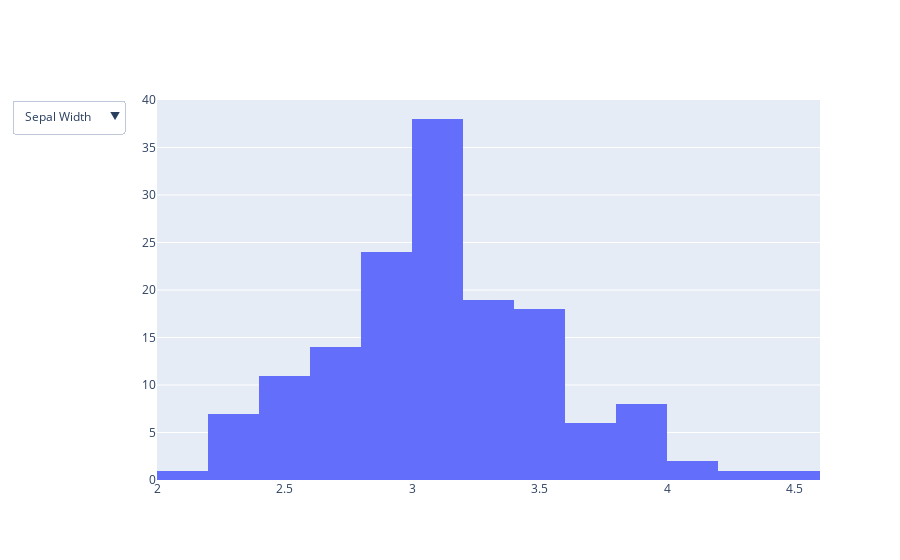

The code cell stored with this chart in its notebook:
### Code cell
fig=go.Figure()
fig.add_trace(go.Histogram(x=iris["sepal_width"],name="Sepal Width",visible=True))
fig.add_trace(go.Histogram(x=iris["sepal_length"],name="Sepal length",visible=False))
fig.add_trace(go.Histogram(x=iris["petal_width"],name="Petal Width",visible=False))
fig.add_trace(go.Histogram(x=iris["petal_length"],name="Petal Length",visible=False))

fig.update_layout(updatemenus=[
    dict(
        buttons=[
            go.layout.updatemenu.Button(
                label="Sepal Width",
                method="update",
                args=[{"visible": [True, False, False, False]}, 
                      {"title": {"text": "Distribution of Sepal Width"}}]
            ),
            go.layout.updatemenu.Button(
                label="Sepal Length",
                method="update",
                args=[{"visible": [False, True, False, False]}, 
                      {"title": {"text": "Distribution of Sepal Length"}}]
            ),
            go.layout.updatemenu.Button(
                label="Petal Width",
                method="update",
                args=[{"visible": [False, False, True, False]}, 
                      {"title": {"text": "Distribution of Petal Width"}}]
            ),
            go.layout.updatemenu.Button(
                label="Petal Length",
                method="update",
                args=[{"visible": [False, False, False, True]}, 
                      {"title": {"text": "Distribution of Petal Length"}}]
            )
        ]
    )
])

### Figure 1 — Plotly figure (JSON) as saved in the notebook; plotly's stock layout.template omitted (floating-point values rounded to 4 significant figures; data arrays with more than 128 entries replaced by an {"elided": "..."} marker saying what was removed)
{"data": [{"name": "Sepal Width", "type": "histogram", "visible": true, "x": {"elided": "150 float values"}}, {"name": "Sepal length", "type": "histogram", "visible": false, "x": {"elided": "150 float values"}}, {"name": "Petal Width", "type": "histogram", "visible": false, "x": {"elided": "150 float values"}}, {"name": "Petal Length", "type": "histogram", "visible": false, "x": {"elided": "150 float values"}}], "layout": {"updatemenus": [{"buttons": [{"args": [{"visible": [true, false, false, false]}, {"title": {"text": "Distribution of Sepal Width"}}], "label": "Sepal Width", "method": "update"}, {"args": [{"visible": [false, true, false, false]}, {"title": {"text": "Distribution of Sepal Length"}}], "label": "Sepal Length", "method": "update"}, {"args": [{"visible": [false, false, true, false]}, {"title": {"text": "Distribution of Petal Width"}}], "label": "Petal Width", "method": "update"}, {"args": [{"visible": [false, false, false, true]}, {"title": {"text": "Distribution of Petal Length"}}], "label": "Petal Length", "method": "update"}]}]}}
